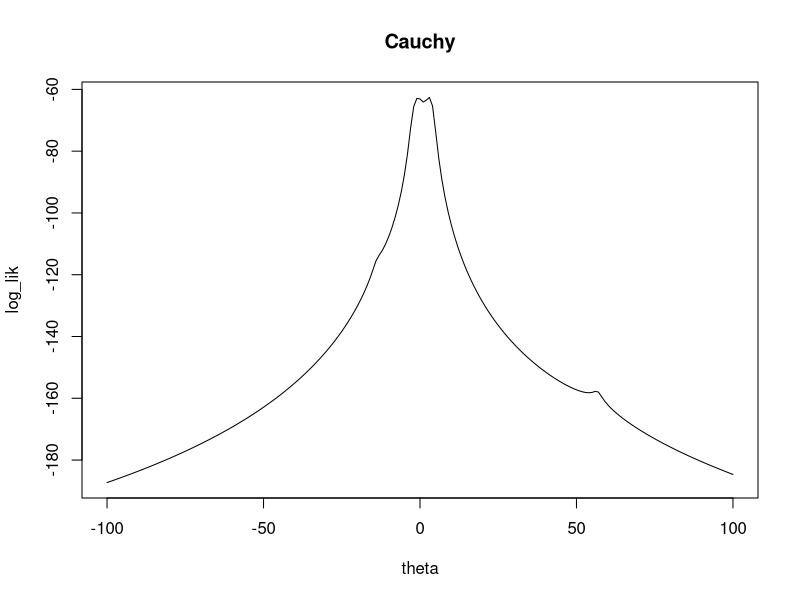
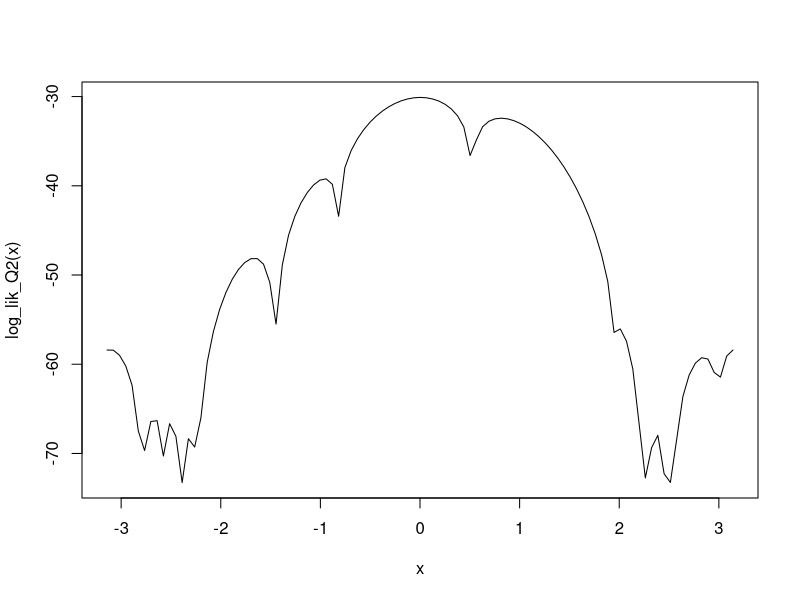
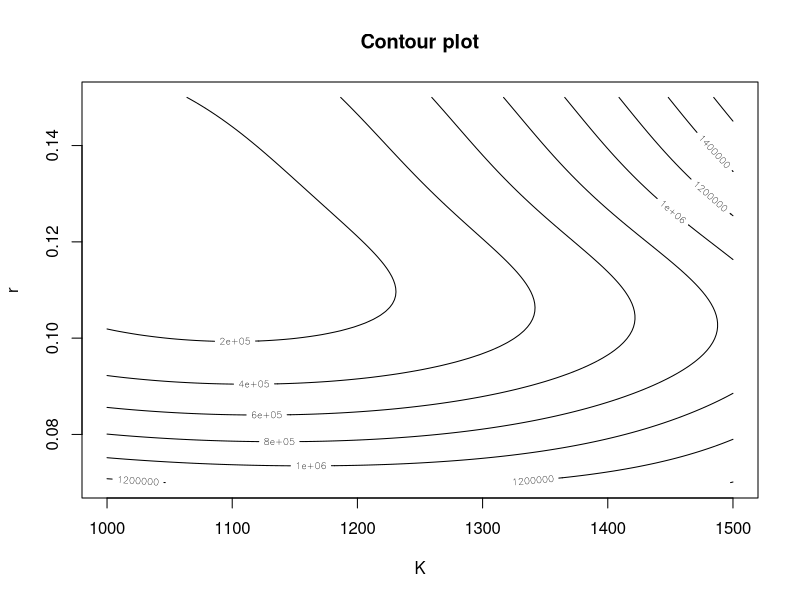

Reproduce these figures in R, in order.
## ---- chunk 1
# Sample data 
x <- c(1.77, -0.23, 2.76, 3.80, 3.47, 56.75, -1.34, 4.24, -2.44, 3.29, 3.71, -2.40, 4.53, -0.07, -1.05, -13.87, -2.53, -1.75)
# Range of theta
theta_1<- seq(-100,100,1)
# Log-likely function of Cauchy dist.
n<- length(x)
log_lik<- c()
for (i in 1:length(theta_1)){
  log_lik[i]<- -n*log(pi)-sum(log(1+(theta_1[i]-x)^2))
}
# Graph the function of Cauchy dist.
plot(theta_1,log_lik,type="l",ylab= "log_lik",xlab="theta",main="Cauchy")

## ---- chunk 2
# Initial value of theta
initial_value<- c(-11,-1,0,1.5,4,4.7,7,8,38)
# Function of l'(theta) 
log_lik_1<- function(x,theta_2){
  -2*sum((theta_2-x)/(1+(theta_2-x)^2))
}
# Function of l'(theta)
log_lik_2<- function(x,theta_2){
  -2*sum((1-(theta_2-x)^2)/((1+(theta_2-x)^2)^2))
}
# Sample mean
s_m<- mean(x)
# Newton method using my own fuction
newton<- function(th){
theta_2<- array()
theta_2[1]<- th # start point theta
i<- 1
difference<- 10
while(abs(difference)> 10^(-10) & i<1000){
  theta_2[i+1]<- theta_2[i]-log_lik_1(x,theta_2[i])/log_lik_2(x,theta_2[i])
  difference<- theta_2[i+1]-theta_2[i]
  i=i+1
}
print(theta_2[i])
}
newton(-1)
newton(-0)
newton(1.5)
newton(4)
newton(4.7)
newton(s_m)
## With my own fuction, I only find MLE of theta when starting from ( -1 , 0 , 1.5 , 4 , 4.7 )
## MLE = -0.5914735 when starting from -1
## MLE = -0.5914735 when starting from 0
## MLE = 1.09273 when starting from 1.5
## MLE = 3.021345 when starting from 4
## MLE = -0.5914735 when starting from 4.7
## None MLE when starting from ( -11 , 7 , 8 , 38 )
## MLE = 3.021345 when starting from sample mean, so sample mean is a good starting point

# Newton method using nlminb

## Function being minimized
theta_3<- array()
g<- function(theta_3){
  n*log(pi)+sum(log(1+(theta_3-x)^2))
  }
## Gradient of the function
gr.g <- function(theta_3){
  2*sum((theta_3-x)/(1+(theta_3-x)^2))
  }
## Hessian of the function
hess.g <- function(theta_3){
  hg<- 2*sum((theta_3-x)/(1+(theta_3-x)^2))/(2*sum((1-(theta_3-x)^2)/(1+(theta_3-x)^2)^2))
  return(matrix(hg,nrow = 1))
}
## Get MLE
MLE_nlm<- array()
for (i in 1:length(initial_value)){
  MLE_nlm[i] <- nlminb(initial_value[i],g,gr.g,hess.g)$par
  }

## List MLE
print(MLE_nlm)

## If sample mean is the starting point
print(newton_nlm <- nlminb(mean(x),g,gr.g,hess.g)$par)
## Sample mean is a good starting point

## ---- chunk 3
fixed_point<- function(al,th){ #al = alpha;th = start point
alpha<- al # When alpha = 1
theta_4<- array()
theta_4[1]<- th
i<- 1
difference<- 10
while(abs(difference)> 10^(-10) & i<1000){
  theta_4[i+1]<- theta_4[i]+alpha*log_lik_1(x,theta_4[i])
  difference<- theta_4[i+1]-theta_4[i]
  i=i+1
}
print(theta_4[i])
}
fixed_point(1,-11)
fixed_point(1,-1)
fixed_point(1,0)
fixed_point(1,1.5)
fixed_point(1,4)
fixed_point(1,4.7)
fixed_point(1,7)
fixed_point(1,8)
fixed_point(1,38)
## MLE = -0.5914735 when starting from -11
## MLE = 0.1035079 when starting from -1
## MLE = -1.106309 when starting from 0
## MLE = 0.1035079 when starting from 1.5
## MLE = -1.106309 when starting from 4
## MLE = -1.171392 when starting from 4.7
## MLE = -1.171392 when starting from 7
## MLE = 0.2417269 when starting from 8
## MLE = 0.2417269 when starting from 38

# When alpha = 0.64
fixed_point(0.64,-11)
fixed_point(0.64,-11)
fixed_point(0.64,-1)
fixed_point(0.64,0)
fixed_point(0.64,1.5)
fixed_point(0.64,4)
fixed_point(0.64,4.7)
fixed_point(0.64,7)
fixed_point(0.64,8)
fixed_point(0.64,38)

## MLE = -0.5914735 when starting from -11
## MLE = -0.5914735 when starting from -1
## MLE = -0.5914735 when starting from 0
## MLE = 3.239838 when starting from 1.5
## MLE = -0.5914735 when starting from 4
## MLE = -0.5914735 when starting from 4.7
## MLE = 2.591518 when starting from 7
## MLE = -0.5914735 when starting from 8
## MLE = 2.591518 when starting from 38

# When alpha = 0.25
fixed_point(0.25,-11)
fixed_point(0.25,-11)
fixed_point(0.25,-1)
fixed_point(0.25,0)
fixed_point(0.25,1.5)
fixed_point(0.25,4)
fixed_point(0.25,4.7)
fixed_point(0.25,7)
fixed_point(0.25,8)
fixed_point(0.25,38)

## MLE = -0.5914735 when starting from -11
## MLE = -0.5914735 when starting from -1
## MLE = -0.5914735 when starting from 0
## MLE = 3.239838 when starting from 1.5
## MLE = 3.021345 when starting from 4
## MLE = 3.021345 when starting from 4.7
## MLE = 3.021345 when starting from 7
## MLE = 3.021345 when starting from 8
## MLE = 3.021345 when starting from 38

## ---- chunk 4
##Using Fisher scoring to find MLE for theta
theta_5<- array()
fisher<- function(th) {
  theta_5[1]<- th
i<- 1
difference<- 10
while(abs(difference)> 10^(-10) & i<1000){
  theta_5[i+1]<- theta_5[i]+log_lik_1(x,theta_5[i])/(n/2)
  difference<- theta_5[i+1]-theta_5[i]
  i=i+1
}
print(theta_5[i])
}
fisher(-11)
fisher(-1)
fisher(0)
fisher(1.5)
fisher(4)
fisher(4.7)
fisher(7)
fisher(8)
fisher(38)
## MLE = -0.5914735 when starting from -11
## MLE = -0.5914735 when starting from -1
## MLE = -0.5914735 when starting from 0
## MLE = 3.021345 when starting from 1.5
## MLE = 3.021345 when starting from 4
## MLE = 3.021345 when starting from 4.7
## MLE = 3.021345 when starting from 7
## MLE = 3.021345 when starting from 8
## MLE = 3.021345 when starting from 38



## Refine the estimate by running Newton-Raphson method
newton(-0.5914735)
newton(3.021345)
## MLE = -0.5914735 when starting from -0.5914735
## MLE = 3.021345 when starting from 3.021345
## ---- chunk 5
## The graph of the log-likelihood function
# Sample data
x <- c(3.91, 4.85, 2.28, 4.06, 3.70, 4.04, 5.46, 3.53, 2.28, 1.96, 2.53, 3.88, 2.22, 3.47, 4.82, 2.46, 2.99, 2.54, 0.52)
log_lik_Q2<-function(theta, par=x){
  n <- length(x)
  ll <- sapply(theta, function(theta_6) sum(log(1 - cos(x - theta_6))) - n * log(2 * pi))
  return(ll)
}
curve(log_lik_Q2, -pi, pi) # Graph the function with (-pi < theta < pi)
## ---- chunk 6
sample_mean<- mean(x)
moment<- asin(pi-sample_mean)
## ---- chunk 7
# Function of l^{'}( \theta) 
log_lik_Q2_1<- function(theta_7){
  -1*sum((sin(x-theta_7)) / (1-cos(x-theta_7)))
}
# Function of l^{''}( \theta)
log_lik_Q2_2<- function(theta_8){
  -1*sum(1 / (1-cos(x-theta_8)))
}

# Newton method
newton_2<- function(th){
theta_9<- array()
theta_9[1]<- th # start point theta
i<- 1
difference<- 10
while(abs(difference)> 10^(-10) & i<1000){
  theta_9[i+1]<- theta_9[i]-log_lik_Q2_1(theta_9[i])/log_lik_Q2_2(theta_9[i])
  difference<- theta_9[i+1]-theta_9[i]
  i=i+1
}
print(theta_9[i])
}

newton_2(-0.09539407)
## ---- chunk 8
newton_2(-2.7)
newton_2(2.7)
## ---- chunk 9
starting_value_200 <- seq(-pi,pi,length.out = 200)
a_200 <- array()
for (i in 1:length(starting_value_200)){
  a_200[i] <- newton_2(starting_value_200[i])
}
mx<-cbind(starting_value_200,a_200)
print(mx)
# The set of starting values are divided into 18 groups
Group.1 <- mx[c(1:11), 1]
Group.2 <- mx[c(12:13), 1]
Group.3 <- mx[c(14:18), 1]
Group.4 <- mx[c(19:24), 1]
Group.5 <- mx[25, 1]
Group.6 <- mx[c(26:29), 1]
Group.7 <- mx[30, 1]
Group.8 <- mx[c(31:54), 1]
Group.9 <- mx[55, 1]
Group.10 <- mx[c(56:74), 1]
Group.11 <- mx[c(75:116), 1]
Group.12 <- mx[c(117:162), 1]
Group.13 <- mx[c(163:170), 1]
Group.14 <- mx[c(171:172), 1]
Group.15 <- mx[c(173:178), 1]
Group.16 <- mx[c(179:180), 1]
Group.17 <- mx[c(181:195), 1]
Group.18 <- mx[c(196:200), 1]
## ---- chunk 10
beetles <- data.frame(
days = c(0, 8, 28, 41, 63, 69, 97, 117, 135, 154),
beetles = c(2, 47, 192, 256, 768, 896, 1120, 896, 1184, 1024))
N_0<- 2
k<- 1500 # we set k equals to 1500 
r_t<- log((beetles$beetles*(k-2))/(k - beetles$beetles)*2)
r<- (r_t/beetles$days)
r # r is a set which has 10 numbers with first number inf
mean(r[2:10]) # mean is 0.1652033
N_t<- function(k,r,t){
  N_0*k/(N_0+(k-N_0)*exp((-r)*t))# t is days
}

bb <- nls(beetles~N_t(k,r,days),data = beetles,start=list(k=1500,r=0.1652033),trace=TRUE)
## ---- chunk 11
k <- seq(1000,1500, length.out = 100) 
r <- seq(0.07,0.15, length.out = 100)
days = c(0, 8, 28, 41, 63, 69, 97, 117, 135, 154)
beetles = c(2, 47, 192, 256, 768, 896, 1120, 896, 1184, 1024)
sum_error <- function(k,r){
  sum((beetles-2*k/(2+(k-2)*exp(-r*days)))^2)
}
z <- matrix(rep(0,10000),nrow = 100)
a<- 1
b<- 1
for (a in 1:100){
  for(b in 1:100){
    z[a,b] <- sum_error(k[a],r[b])
  }
}
contour(k, r, z, xlab = 'K', ylab = 'r', plot_title = title ("Contour plot"))

